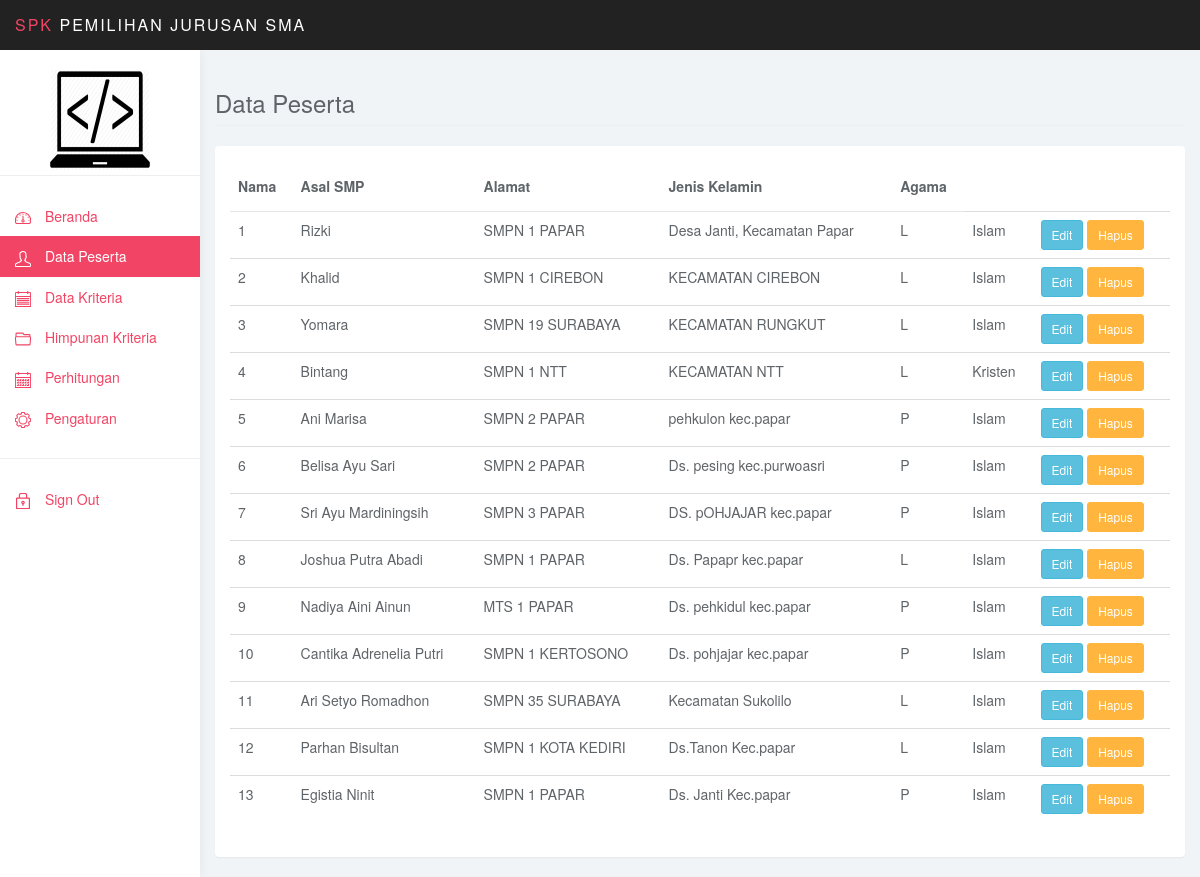
The app's page /admin/index.php?ap=peserta (signed in), older data.
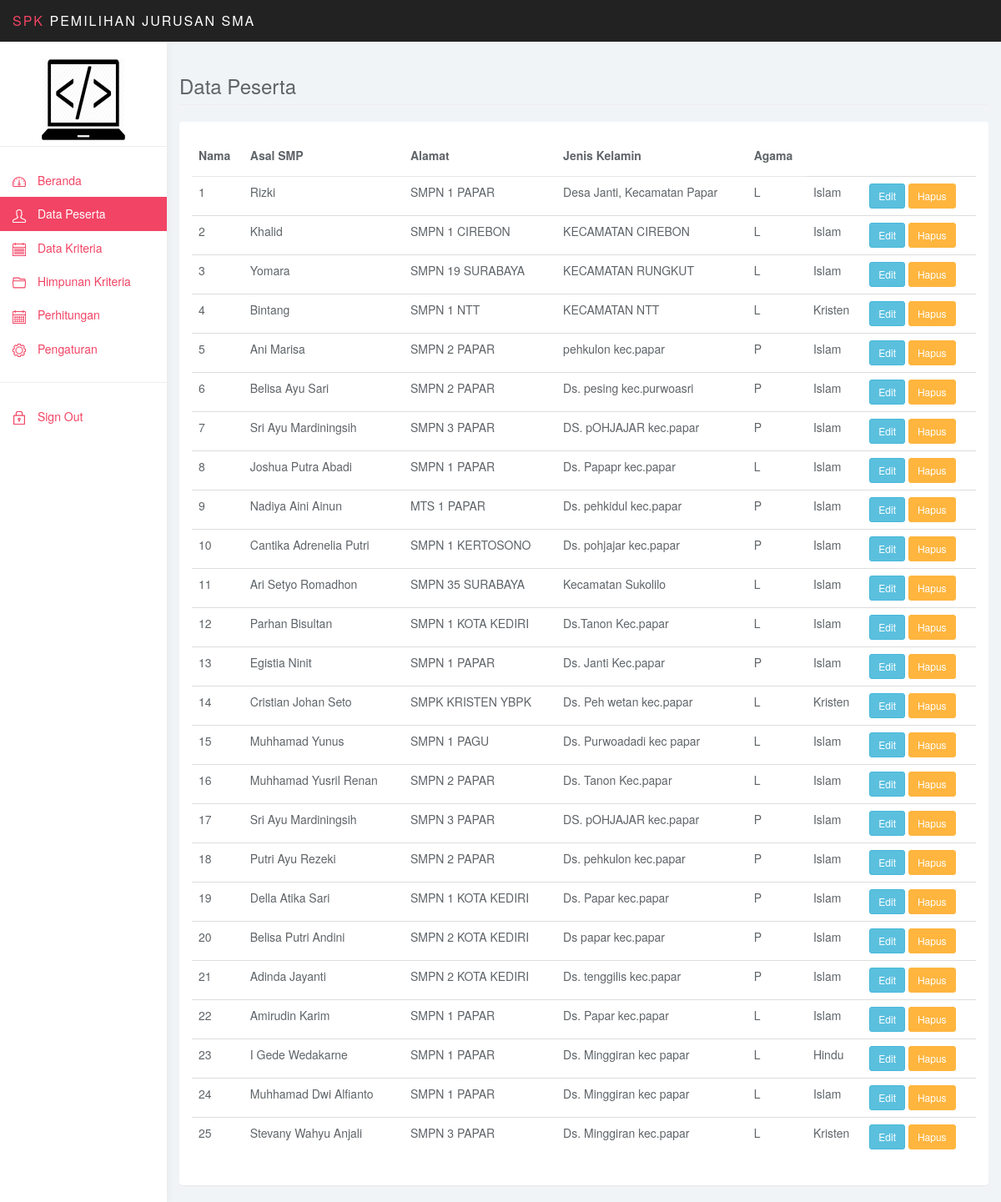
The same page, newer data.
### tables this page shows
CREATE TABLE `siswa` (
  `no_pendaftaran` int(11) NOT NULL,
  `nama` varchar(30) NOT NULL,
  `asal_smp` varchar(100) NOT NULL,
  `alamat` varchar(100) NOT NULL,
  `jenkel` varchar(20) NOT NULL,
  `agama` varchar(20) NOT NULL,
  `c1` double NOT NULL DEFAULT 1,
  `c2` double NOT NULL DEFAULT 1,
  `c3` double NOT NULL DEFAULT 1,
  `vektor_s` double NOT NULL,
  `vektor_v` double NOT NULL
);

### admin/aplikasi/peserta/index.php (the view, shortened to what this page needs)
<div class="row">
			<div class="col-lg-12">
				<h3 class="page-header">Data Peserta</h3>
			</div>
		</div>
<div class="row">
			<div class="col-md-12">
				<div class="panel panel-default">
					<div class="panel-body">
						<table class="table">
						    <thead>
						    <tr>
								<th>Nama</th>
								<th>Asal SMP</th>
								<th>Alamat</th>
								<th>Jenis Kelamin</th>
								<th>Agama</th>
						    </tr>
						    </thead>
						    <tbody>
						    <?php
						    include "../koneksi.php";
						    $no=0;
							$query = "select * from siswa";
							$hasil = mysqli_query($koneksi, $query) or die("");
							while ($data = mysqli_fetch_array($hasil)) {
								$no++;
							?>
							<tr>
								<td><?php echo "".$no; ?></td>
								<td><?php echo $data['nama']; ?></td>
								<td><?php echo $data['asal_smp']; ?></td>
								<td><?php echo $data['alamat']; ?></td>
								<td><?php echo $data['jenkel']; ?></td>
								<td><?php echo $data['agama']; ?></td>
								<td><button class="btn btn-info btn-sm" id="btn-todo">Edit</button>
									<button class="btn btn-warning btn-sm" id="btn-todo">Hapus</button></td>
							<?php
							}
							?>
							</tr>
							</tbody>
						</table>
					</div>
				</div>
			</div>
</div>

Row changes from the older to the newer data that the page shows:
added siswa: nama "Cristian Johan Seto", asal_smp "SMPK KRISTEN YBPK", alamat "Ds. Peh wetan kec.papar", jenkel "L", agama "Kristen"
added siswa: nama "Muhhamad Yunus", asal_smp "SMPN 1 PAGU", alamat "Ds. Purwoadadi kec papar", jenkel "L", agama "Islam"
added siswa: nama "Muhhamad Yusril Renan", asal_smp "SMPN 2 PAPAR", alamat "Ds. Tanon Kec.papar", jenkel "L", agama "Islam"
added siswa: nama "Sri Ayu Mardiningsih", asal_smp "SMPN 3 PAPAR", alamat "DS. pOHJAJAR kec.papar", jenkel "P", agama "Islam"
added siswa: nama "Putri Ayu Rezeki", asal_smp "SMPN 2 PAPAR", alamat "Ds. pehkulon kec.papar", jenkel "P", agama "Islam"
added siswa: nama "Della Atika Sari", asal_smp "SMPN 1 KOTA KEDIRI", alamat "Ds. Papar kec.papar", jenkel "P", agama "Islam"
added siswa: nama "Belisa Putri Andini", asal_smp "SMPN 2 KOTA KEDIRI", alamat "Ds papar kec.papar", jenkel "P", agama "Islam"
added siswa: nama "Adinda Jayanti", asal_smp "SMPN 2 KOTA KEDIRI", alamat "Ds. tenggilis kec.papar", jenkel "P", agama "Islam"
added siswa: nama "Amirudin Karim", asal_smp "SMPN 1 PAPAR", alamat "Ds. Papar kec.papar", jenkel "L", agama "Islam"
added siswa: nama "I Gede Wedakarne", asal_smp "SMPN 1 PAPAR", alamat "Ds. Minggiran kec papar", jenkel "L", agama "Hindu"
added siswa: nama "Muhhamad Dwi Alfianto", asal_smp "SMPN 1 PAPAR", alamat "Ds. Minggiran kec papar", jenkel "L", agama "Islam"
added siswa: nama "Stevany Wahyu Anjali", asal_smp "SMPN 3 PAPAR", alamat "Ds. Minggiran kec.papar", jenkel "L", agama "Kristen"
